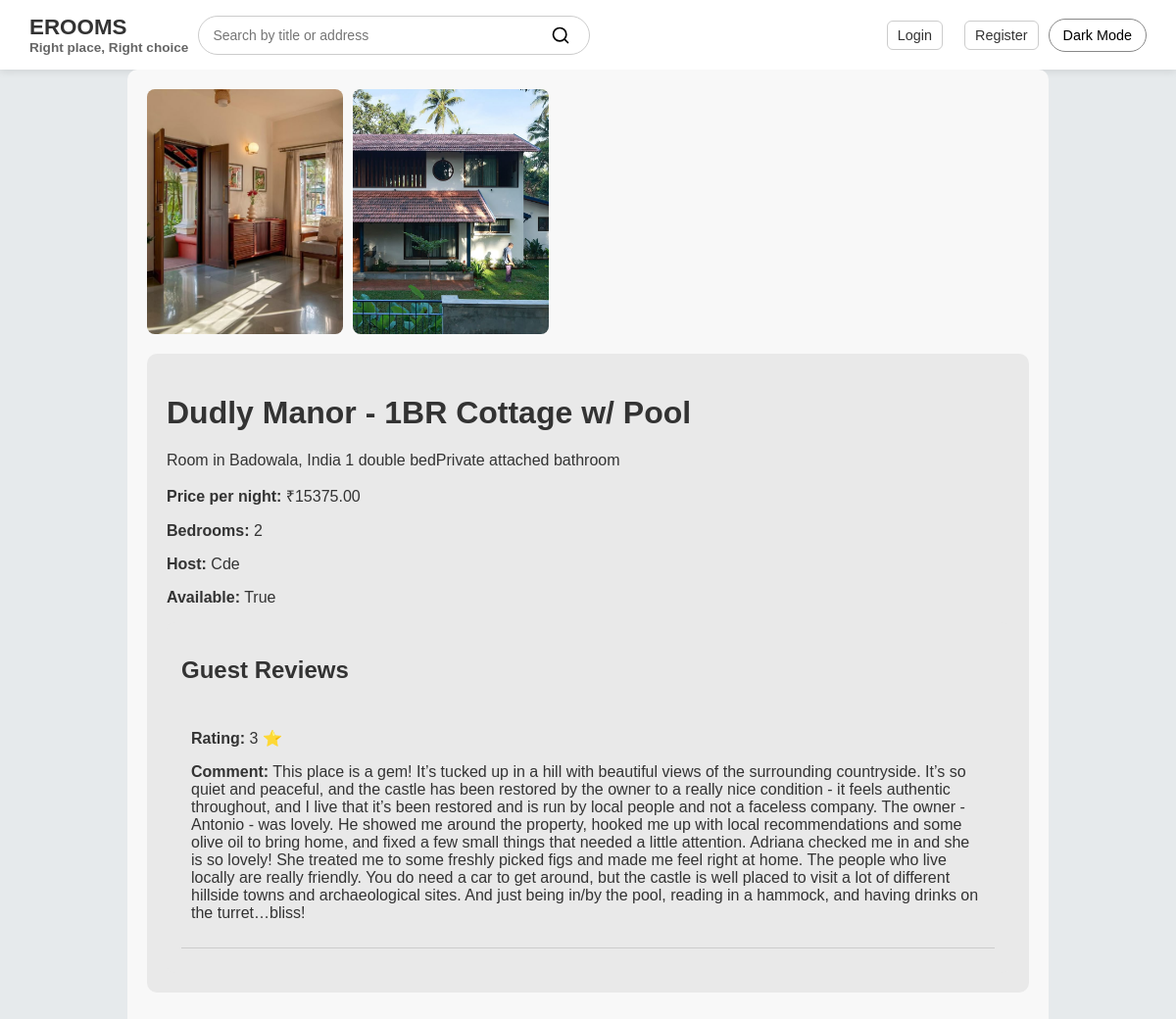
Page /rooms/3 on the committed database.
### post/models.py (models this page shows, shortened)
class ListingPhoto(models.Model):
    id = models.UUIDField(primary_key=True, default=uuid.uuid4, editable=False)
    listing = models.ForeignKey(Listing, on_delete=models.CASCADE, related_name='photos')
    image = models.ImageField(upload_to= listing_directory_path , null = True,default='default.jpg')
    caption = models.CharField(max_length=255, blank=True , null = True)

class Listing(models.Model):
    host = models.ForeignKey(User, on_delete=models.CASCADE, related_name='listings')
    title = models.CharField(max_length=255)
    description = models.TextField()
    price_per_night = models.DecimalField(max_digits=9, decimal_places=2)
    address = models.CharField(max_length=255)
    city = models.CharField(max_length=100)
    state = models.CharField(max_length=100)
    country = models.CharField(max_length=100)
    latitude = models.DecimalField(max_digits=9, decimal_places=6, blank=True, null=True)
    longitude = models.DecimalField(max_digits=9, decimal_places=6, blank=True, null=True)
    amenities = models.ManyToManyField(Amenity, blank=True)
    max_guests = models.PositiveIntegerField(default=1)
    bedrooms = models.PositiveIntegerField(default=1)
    bathrooms = models.PositiveIntegerField(default=1)
    available = models.BooleanField(default=True)
    created_at = models.DateTimeField(auto_now_add=True)
    class Meta:
        constraints = [
            models.CheckConstraint (
                name = 'latitude_value_validation',
                check = Q(latitude__gte = -90 , latitude__lte = 90),
                violation_error_message = 'Latitude invalid: must fall between -90 and 90.'
            ) ,
            models.CheckConstraint (
                name = 'longitude_value_validation',
                check = Q(longitude__gte = -180 , longitude__lte = 180),
                violation_error_message = 'Longitude invalid: must fall between -180 and 180.'
            )
        ]

class Review(models.Model):
    listing = models.ForeignKey(Listing, on_delete=models.CASCADE, related_name='reviews')
    reviewer = models.ForeignKey(User, on_delete=models.CASCADE, related_name='reviews')
    rating = models.PositiveSmallIntegerField()  # e.g., rating out of 5
    comment = models.TextField()
    created_at = models.DateTimeField(auto_now_add=True)
    class Meta:
        constraints = [
            models.CheckConstraint (
                name = 'rating_value_validation',
                check = Q(rating__gte = 1 , rating__lte = 5),
                violation_error_message = 'Rating invalid: must fall between 1 and 5.'
            )
        ]

### post/views.py (the view)
# urls.py: path('rooms/<int:id>', views.listing_room, name='listing_room'),
def listing_room(request , id):
    listing_room = Listing.objects.select_related('host').prefetch_related('photos','reservations','reviews').get(id = id)
    context = {
        'listing_room' : listing_room ,
        }
    return render(request, 'post/listing_room.html', context)

### templates/post/listing_room.html (shortened to what this page needs)
{% extends "post/base.html" %}
{% load static %}
{% block content %}
<div class="listing-container">
    {% if listing_room %}
    <div class="listing-photos">
        {% for image in listing_room.photos.all %}
            <img class="listing-image" src="{{ image.image.url }}" alt="Listing Image">
        {% endfor %}
    </div>
    <div class="listing-details">
        <h1>{{ listing_room.title }}</h1>
        <p>{{ listing_room.description }}</p>
        <p><strong>Price per night:</strong> ₹{{ listing_room.price_per_night }}</p>
        <p><strong>Bedrooms:</strong> {{ listing_room.bedrooms }}</p>
        <p><strong>Host:</strong> {{ listing_room.host.username }}</p>
        <p><strong>Available:</strong> {{ listing_room.available }}</p>
        <div class="reviews-section">
            <h2>Guest Reviews</h2>
            {% if listing_room.reviews.all %}
                {% for review in listing_room.reviews.all %}
                    <div class="review-item">
                        <p><strong>Rating:</strong> {{ review.rating }} ⭐</p>
                        <p><strong>Comment:</strong> {{ review.comment }}</p>
                    </div>
                {% endfor %}
            {% else %}
                <p>No reviews yet!</p>
            {% endif %}
        </div>
    </div>
    {% endif %}
</div>
{% endblock %}

### templates/post/base.html (style rules this page uses)
body { font-family: Arial, sans-serif; margin: 0; padding: 0; background-color: #e6eaec; color: black; }

### templates/post/listing_room.html (style rules this page uses)
:root { --background-color: #f8f8f8; --text-color: #333; --secondary-bg-color: #e9e9e9; --review-border-color: #ccc; }
.listing-container { max-width: 900px; margin: auto; font-family: Arial, sans-serif; background-color: var(--background-color); color: var(--text-color); border-radius: 10px; padding: 20px; }
.listing-photos { display: flex; gap: 10px; margin-bottom: 20px; }
.listing-image { width: 200px; height: auto; border-radius: 8px; }
.listing-details { background-color: var(--secondary-bg-color); border-radius: 10px; padding: 20px; margin-bottom: 20px; }
.reviews-section { background-color: var(--secondary-bg-color); padding: 15px; border-radius: 8px; }
.review-item { margin-bottom: 10px; padding: 10px; border-bottom: 1px solid var(--review-border-color); }
h1, h2 { color: var(--text-color); }
p { color: var(--text-color); }
strong { font-weight: bold; }

### rows in the picture
ListingPhoto: image (picture)
ListingPhoto: image (picture)
Listing: title "Dudly Manor - 1BR Cottage w/ Pool", description "Room in Badowala, India 1 double bedPrivate attached bathroom", price_per_night "15375.00", bedrooms "2", host.username "Cde", available "True"
Review: rating "3", comment "This place is a gem! It’s tucked up in a hill with beautiful views of the surrounding countryside. It’s so quiet and peaceful, and the castle has been restored by the owner to a really nice condition - it feels authentic throughout, and I live that it’s been restored and is run by local people and not a faceless company. The owner - Antonio - was lovely. He showed me around the property, hooked me up with local recommendations and some olive oil to bring home, and fixed a few small things that needed a little attention. Adriana checked me in and she is so lovely! She treated me to some freshly picked figs and made me feel right at home. The people who live locally are really friendly. You…"
